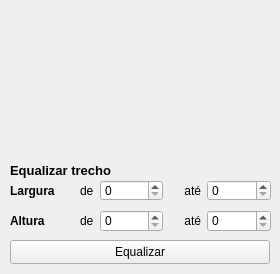
<?xml version="1.0" encoding="UTF-8"?>
<ui version="4.0">
 <class>histoEq</class>
 <widget class="QWidget" name="histoEq">
  <property name="windowModality">
   <enum>Qt::ApplicationModal</enum>
  </property>
  <property name="geometry">
   <rect>
    <x>0</x>
    <y>0</y>
    <width>280</width>
    <height>274</height>
   </rect>
  </property>
  <property name="sizePolicy">
   <sizepolicy hsizetype="Fixed" vsizetype="Fixed">
    <horstretch>0</horstretch>
    <verstretch>0</verstretch>
   </sizepolicy>
  </property>
  <property name="minimumSize">
   <size>
    <width>280</width>
    <height>274</height>
   </size>
  </property>
  <property name="maximumSize">
   <size>
    <width>280</width>
    <height>274</height>
   </size>
  </property>
  <property name="windowTitle">
   <string>Equalizar histograma</string>
  </property>
  <widget class="QwtPlot" name="histoPlot">
   <property name="geometry">
    <rect>
     <x>20</x>
     <y>20</y>
     <width>240</width>
     <height>130</height>
    </rect>
   </property>
   <property name="canvasBackground">
    <brush brushstyle="SolidPattern">
     <color alpha="255">
      <red>255</red>
      <green>255</green>
      <blue>255</blue>
     </color>
    </brush>
   </property>
  </widget>
  <widget class="QWidget" name="horizontalLayoutWidget">
   <property name="geometry">
    <rect>
     <x>10</x>
     <y>180</y>
     <width>261</width>
     <height>21</height>
    </rect>
   </property>
   <layout class="QHBoxLayout" name="horizontalLayout" stretch="10,0,10,5,10">
    <item>
     <widget class="QLabel" name="label_2">
      <property name="font">
       <font>
        <weight>75</weight>
        <bold>true</bold>
       </font>
      </property>
      <property name="text">
       <string>Largura</string>
      </property>
     </widget>
    </item>
    <item>
     <widget class="QLabel" name="label_4">
      <property name="text">
       <string>de</string>
      </property>
     </widget>
    </item>
    <item>
     <widget class="QSpinBox" name="spinBox"/>
    </item>
    <item>
     <widget class="QLabel" name="label_3">
      <property name="layoutDirection">
       <enum>Qt::LeftToRight</enum>
      </property>
      <property name="text">
       <string>até</string>
      </property>
      <property name="alignment">
       <set>Qt::AlignRight|Qt::AlignTrailing|Qt::AlignVCenter</set>
      </property>
     </widget>
    </item>
    <item>
     <widget class="QSpinBox" name="spinBox_2"/>
    </item>
   </layout>
  </widget>
  <widget class="QLabel" name="label">
   <property name="geometry">
    <rect>
     <x>10</x>
     <y>160</y>
     <width>111</width>
     <height>20</height>
    </rect>
   </property>
   <property name="font">
    <font>
     <pointsize>10</pointsize>
     <weight>75</weight>
     <bold>true</bold>
    </font>
   </property>
   <property name="text">
    <string>Equalizar trecho</string>
   </property>
  </widget>
  <widget class="QWidget" name="horizontalLayoutWidget_2">
   <property name="geometry">
    <rect>
     <x>10</x>
     <y>210</y>
     <width>261</width>
     <height>22</height>
    </rect>
   </property>
   <layout class="QHBoxLayout" name="horizontalLayout_2" stretch="10,0,10,5,10">
    <item>
     <widget class="QLabel" name="label_5">
      <property name="font">
       <font>
        <weight>75</weight>
        <bold>true</bold>
       </font>
      </property>
      <property name="text">
       <string>Altura</string>
      </property>
     </widget>
    </item>
    <item>
     <widget class="QLabel" name="label_6">
      <property name="text">
       <string>de</string>
      </property>
     </widget>
    </item>
    <item>
     <widget class="QSpinBox" name="spinBox_3"/>
    </item>
    <item>
     <widget class="QLabel" name="label_7">
      <property name="layoutDirection">
       <enum>Qt::LeftToRight</enum>
      </property>
      <property name="text">
       <string>até</string>
      </property>
      <property name="alignment">
       <set>Qt::AlignRight|Qt::AlignTrailing|Qt::AlignVCenter</set>
      </property>
     </widget>
    </item>
    <item>
     <widget class="QSpinBox" name="spinBox_4"/>
    </item>
   </layout>
  </widget>
  <widget class="QPushButton" name="pushButton">
   <property name="geometry">
    <rect>
     <x>10</x>
     <y>240</y>
     <width>260</width>
     <height>24</height>
    </rect>
   </property>
   <property name="text">
    <string>Equalizar</string>
   </property>
  </widget>
 </widget>
 <customwidgets>
  <customwidget>
   <class>QwtPlot</class>
   <extends>QFrame</extends>
   <header>qwt_plot.h</header>
  </customwidget>
 </customwidgets>
 <resources/>
 <connections/>
</ui>
